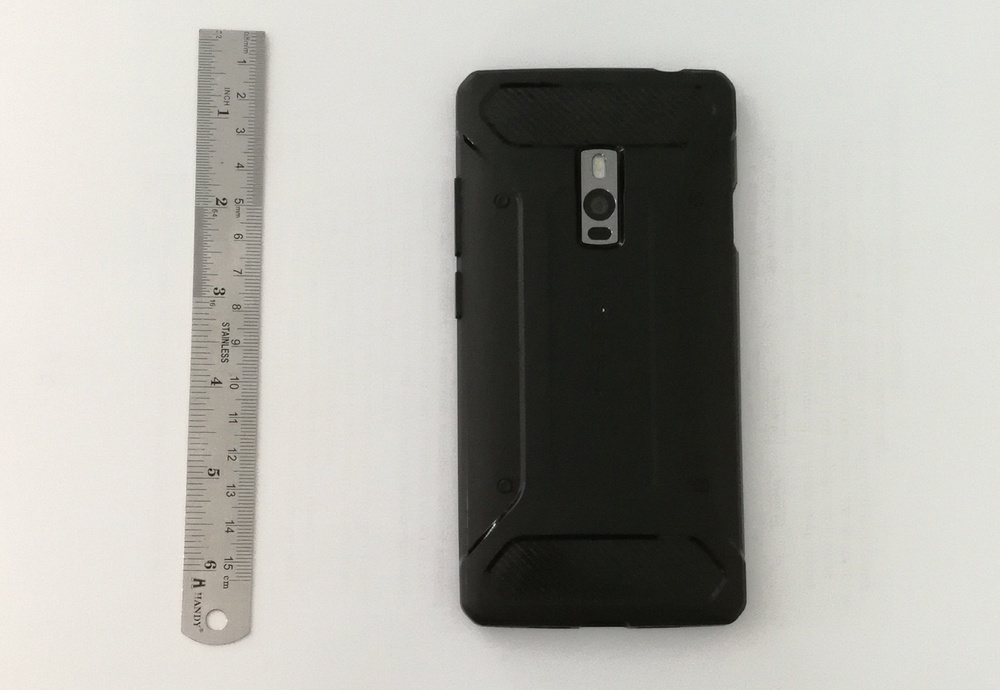
#> input picture Big.jpg, 1000 x 690 px, shrunk from 1548 x 1068 before the run
$ python TestingRefrencedObject.py
#> lines starting #> are read from the running program, lines starting #| are printed output that depends on the picture; after the words box and inside, x2 and y2 are one past the last pixel; in counts of white or black regions, pixels touching at a corner belong together
# import the necessary packages
from imutils import contours
import imutils
import cv2

images_names = ['Big.jpg', 'Medium.jpg', 'Small.jpg']
processed_images = []

def process_image():
    # Calculate the midpoint between 2 given points
    def midpoint(ptA, ptB):
        return ((ptA[0] + ptB[0]) * 0.5, (ptA[1] + ptB[1]) * 0.5)

    for image_name in images_names:
        # Load the image, convert it to grayscale, and blur it slightly
        image = cv2.imread(image_name)
#> image is the input picture: shape (690, 1000, 3); mean B, G, R 167.6, 173.4, 174.4
        gray = cv2.cvtColor(image, cv2.COLOR_BGR2GRAY)
        gray = cv2.GaussianBlur(gray, (7, 7), 0)

        # Perform edge detection, then perform a dilation & erosion to close gaps in between object edges
        edged = cv2.Canny(gray, 50, 100)
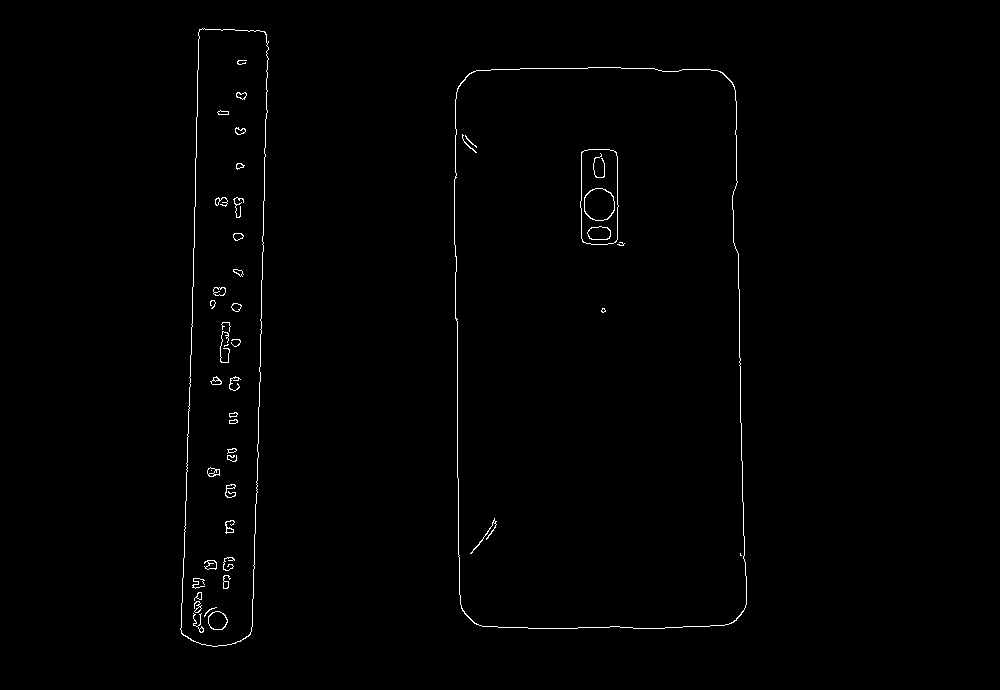
#> edged: shape (690, 1000); 0.73% white in thin lines or dots, all inside (x1, y1, x2, y2) = (180, 28, 747, 647)
        edged = cv2.dilate(edged, None, iterations=1)
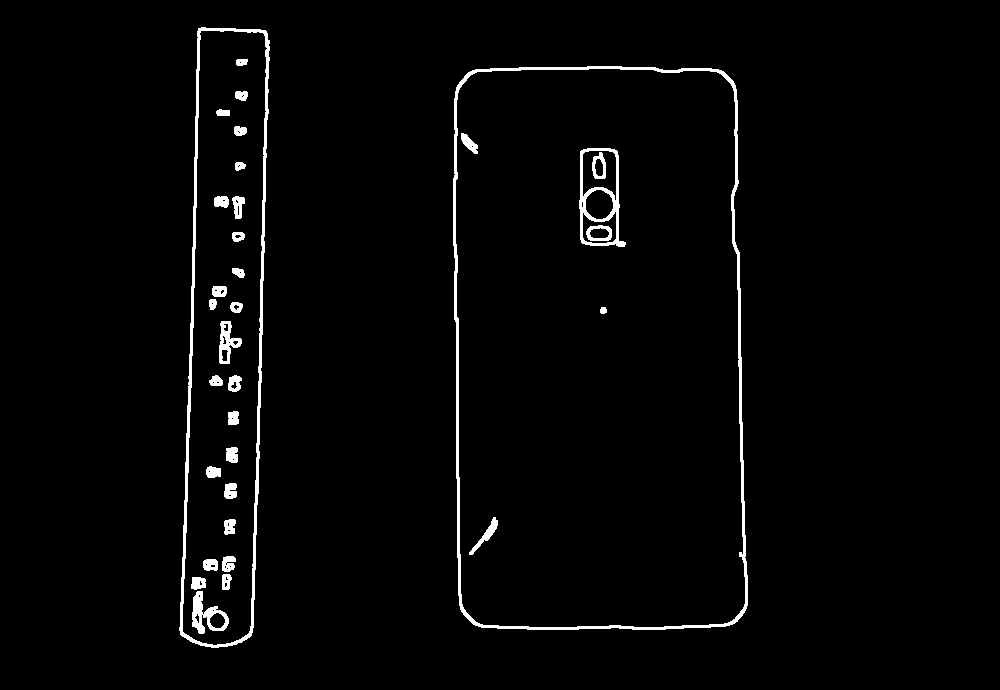
#> edged: shape (690, 1000); 2.3% white; 33 white regions, largest, box (x1, y1, x2, y2) and area: (453, 66, 748, 630) 5163, (179, 27, 270, 648) 4304, (579, 148, 626, 247) 1199
        edged = cv2.erode(edged, None, iterations=1)
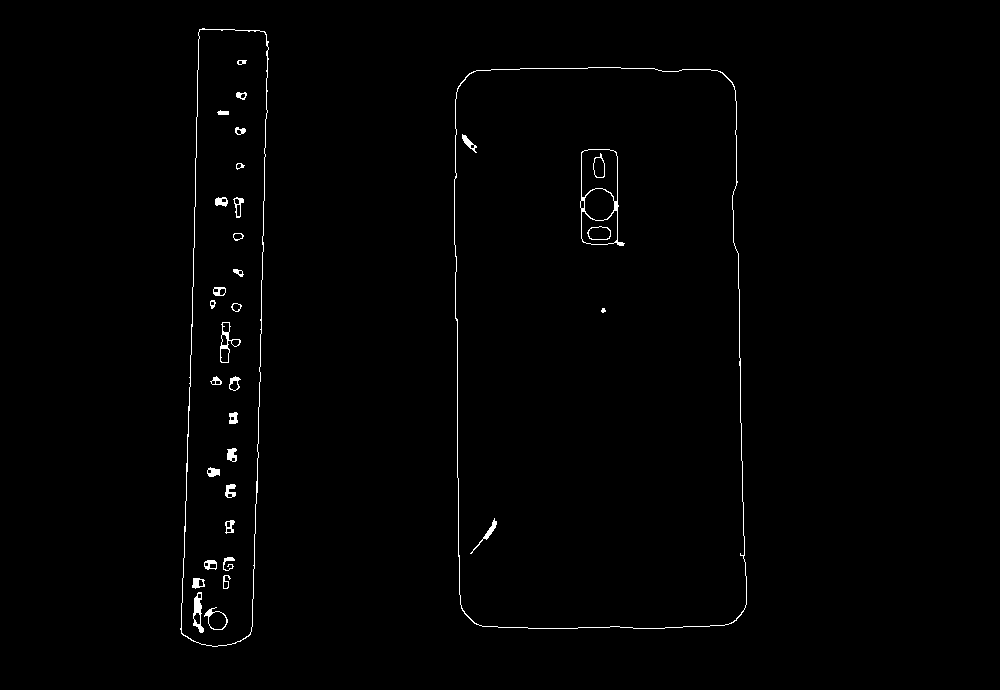
#> edged: shape (690, 1000); 0.85% white in thin lines or dots, all inside (x1, y1, x2, y2) = (180, 28, 747, 647)

        # Find contours in the edge map
        cnts = cv2.findContours(edged.copy(), cv2.RETR_EXTERNAL, cv2.CHAIN_APPROX_SIMPLE)
#> cnts = 2 contours; box (x1, y1, x2, y2) and area: (454, 67, 747, 629) 157196, (180, 28, 269, 647) 42622
        cnts = imutils.grab_contours(cnts)

        # Sort the contours from left-to-right
        (cnts, _) = contours.sort_contours(cnts)

        phoneRectangle = cnts[len(cnts)-1]
#> phoneRectangle = contour of 177 points, box (x1, y1, x2, y2) (454, 67, 747, 629), area 157196
        rollerRectangle = cnts[0]
#> rollerRectangle = contour of 170 points, box (x1, y1, x2, y2) (180, 28, 269, 647), area 42622

        # Bound the phone in a rectangle in order to calculate the phone width and height in pixels
        x1,y1,w1,h1 = cv2.boundingRect(phoneRectangle)
#> x1 = 454; y1 = 67; w1 = 293; h1 = 562
        cv2.rectangle(image, (x1,y1), (x1+w1,y1+h1), (0, 255, 0), 2)

        # Bound the ruler in a rectangle in order to calculate the ruler height in pixels
        x2,y2,w2,h2 = cv2.boundingRect(rollerRectangle)
#> x2 = 180; y2 = 28; w2 = 89; h2 = 619
        cv2.rectangle(image, (x2,y2), (x2+w2,y2+h2), (0, 255, 0), 2)

        # Calculate phone width and height in reference to the ruler height
        percentage_height = round((h1/h2)*100, 2)
#> percentage_height = 90.79
        percentage_length = round((w1/h2)*100, 2)
#> percentage_length = 47.33
        stringHeight = "Percentage of phone height from ruler height is: "+str(percentage_height)+"%"
        stringWidth = "Percentage of phone width from ruler height is: "+str(percentage_length)+"%"
        print(stringHeight)
#| Percentage of phone height from ruler height is: 90.79%
        print(stringWidth)
#| Percentage of phone width from ruler height is: 47.33%
        phoneHeight = round((percentage_height/100)*17 , 2)
#> phoneHeight = 15.43
        phoneWidth = round((percentage_length/100)*17, 2)
#> phoneWidth = 8.05
        stringHeightCm = "Phone height is: "+str(phoneHeight)+" cm"
#> stringHeightCm = 'Phone height is: 15.43 cm'
        stringWidthCm = "Phone width is: "+str(phoneWidth)+" cm"
#> stringWidthCm = 'Phone width is: 8.05 cm'
        print(stringHeightCm)
#| Phone height is: 15.43 cm
        print(stringWidthCm)
#| Phone width is: 8.05 cm

        # Phone points: top-left, top-right, bottom-left, bottom-right
        tl = (x1,y1)
#> tl = (454, 67)
        tr = (x1+w1, y1)
#> tr = (747, 67)
        bl = (x1, y1+h1)
#> bl = (454, 629)
        br = (x1+w1, y1+h1)
#> br = (747, 629)

        # Compute the midpoint between the top-left and top-right coordinates
        # Followed by the midpoint between bottom-left and bottom-right coordinates
        (tltrX, tltrY) = midpoint(tl, tr)
#> tltrX = 600.5; tltrY = 67
        (blbrX, blbrY) = midpoint(bl, br)
#> blbrX = 600.5; blbrY = 629

        # Compute the midpoint between the top-left and bottom-left coordinates,
        # Followed by the midpoint between the top-right and bottom-right
        (tlblX, tlblY) = midpoint(tl, bl)
#> tlblX = 454; tlblY = 348
        (trbrX, trbrY) = midpoint(tr, br)
#> trbrX = 747; trbrY = 348

        # Draw the midpoints on the image
        cv2.circle(image, (int(tltrX), int(tltrY)), 6, (255, 255, 255), -1)
#> image: shape (690, 1000, 3); mean B, G, R 165.1, 174.2, 171.8
        cv2.circle(image, (int(blbrX), int(blbrY)), 6, (255, 255, 255), -1)
#> image: shape (690, 1000, 3); mean B, G, R 165.1, 174.2, 171.8
        cv2.circle(image, (int(tlblX), int(tlblY)), 6, (255, 255, 255), -1)
#> image: shape (690, 1000, 3); mean B, G, R 165.1, 174.2, 171.8
        cv2.circle(image, (int(trbrX), int(trbrY)), 6, (255, 255, 255), -1)
#> image: shape (690, 1000, 3); mean B, G, R 165.1, 174.3, 171.9

        # Draw lines between the midpoints
        cv2.line(image, (int(tltrX), int(tltrY+4)), (int(blbrX), int(blbrY-4)), (0, 0, 255), 2)
        cv2.line(image, (int(tlblX+4), int(tlblY)), (int(trbrX-4), int(trbrY)), (255, 0, 0), 2)

        # Draw the object sizes on the image
        # Draw phone height
        cv2.putText(image, "{:.2f}cm".format(phoneHeight), (int(tltrX - 30), int(tltrY - 10)), cv2.FONT_ITALIC, 0.65, (0, 0, 255), 2)
        # Draw phone width
        cv2.putText(image, "{:.2f}cm".format(phoneWidth), (int(trbrX + 10), int(trbrY+5)), cv2.FONT_ITALIC, 0.65, (255, 0, 0), 2)
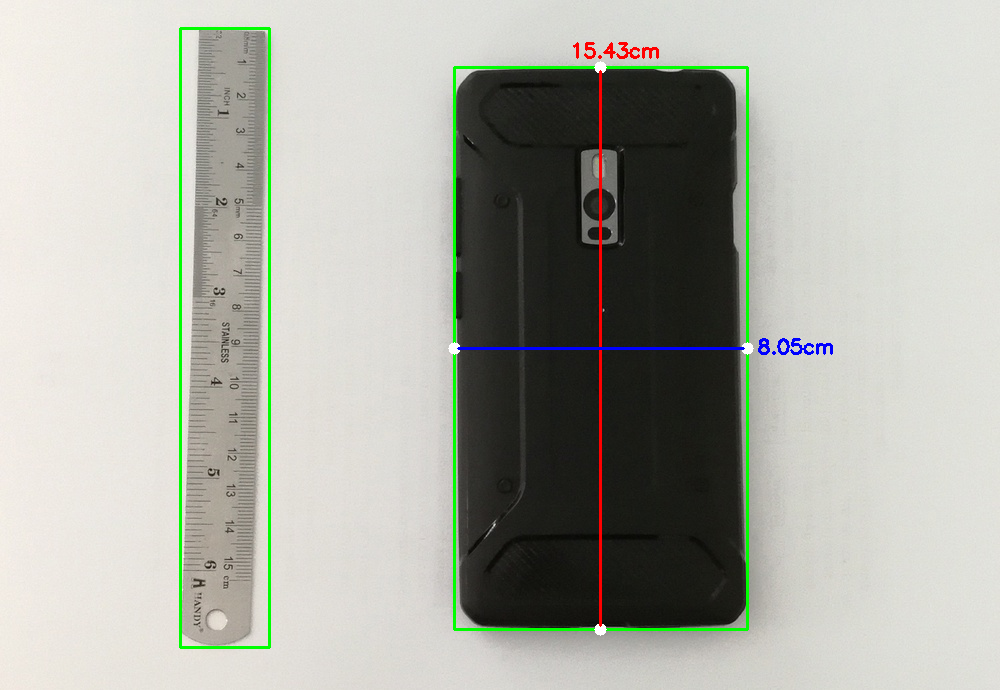
#> image: shape (690, 1000, 3); mean B, G, R 165.2, 173.8, 172.2

        # Add processed image to processed images list
        processed_images.append(image)
#> pass 2 of the loop in process_image, `for image_name in images_names:`:
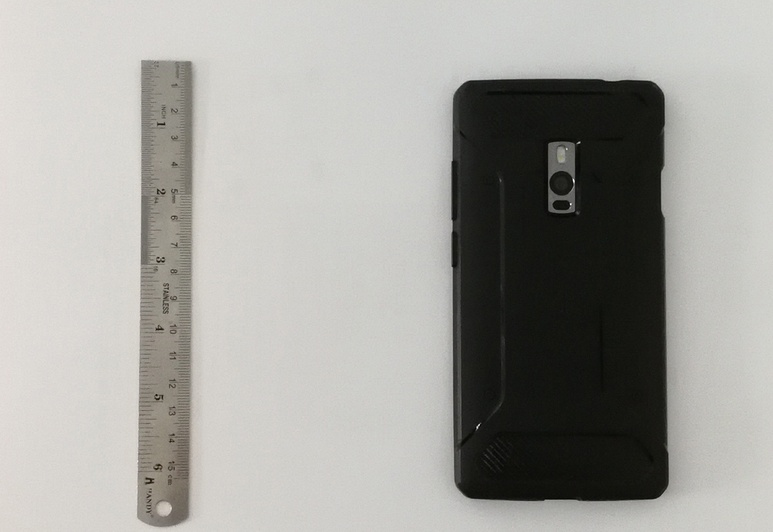
#> input picture Medium.jpg, 773 x 532 px, shrunk from 1196 x 824 before the run
#> in process_image, image is the input picture: shape (532, 773, 3); mean B, G, R 157.7, 162.3, 163.1
#> in process_image, `edged = cv2.erode(edged, None, iterations=1)`:
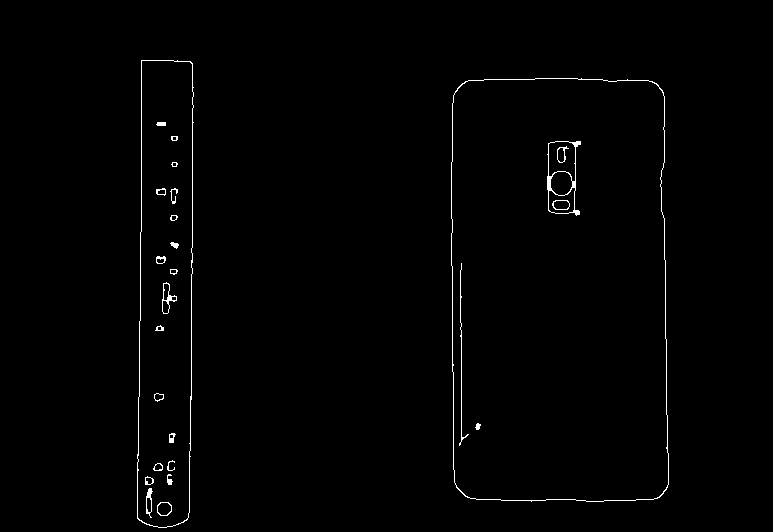
#> edged: shape (532, 773); 0.93% white in thin lines or dots, all inside (x1, y1, x2, y2) = (137, 60, 669, 528)
#> cnts = 2 contours; box (x1, y1, x2, y2) and area: (451, 78, 669, 502) 89042, (137, 60, 194, 528) 23880
#> phoneRectangle = contour of 129 points, box (x1, y1, x2, y2) (451, 78, 669, 502), area 89042
#> rollerRectangle = contour of 83 points, box (x1, y1, x2, y2) (137, 60, 194, 528), area 23880
#> x1 = 451; y1 = 78; w1 = 218; h1 = 424
#> x2 = 137; y2 = 60; w2 = 57; h2 = 468
#> percentage_height = 90.6
#> percentage_length = 46.58
#| Percentage of phone height from ruler height is: 90.6%
#| Percentage of phone width from ruler height is: 46.58%
#> phoneHeight = 15.4
#> phoneWidth = 7.92
#> stringHeightCm = 'Phone height is: 15.4 cm'
#> stringWidthCm = 'Phone width is: 7.92 cm'
#| Phone height is: 15.4 cm
#| Phone width is: 7.92 cm
#> tl = (451, 78)
#> tr = (669, 78)
#> bl = (451, 502)
#> br = (669, 502)
#> tltrX = 560; tltrY = 78
#> blbrX = 560; blbrY = 502
#> tlblX = 451; tlblY = 290
#> trbrX = 669; trbrY = 290
#> in process_image, `cv2.putText(image, "{:.2f}cm".format(phoneWidth), (int(trbrX + 10), in..`:
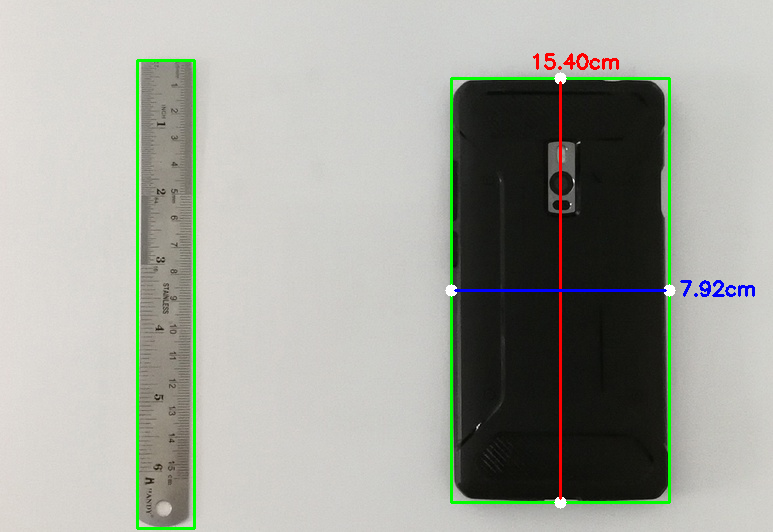
#> image: shape (532, 773, 3); mean B, G, R 155.1, 163.1, 160.8
#> pass 3 of the loop in process_image, `for image_name in images_names:`:
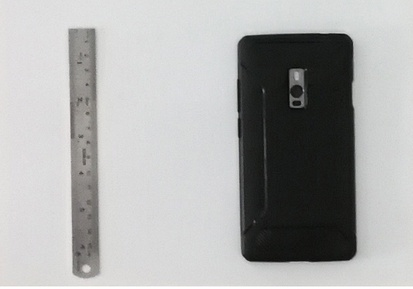
#> input picture Small.jpg, 413 x 289 px, shrunk from 640 x 448 before the run
#> in process_image, image is the input picture: shape (289, 413, 3); mean B, G, R 169.5, 170.3, 169.8
#> in process_image, `edged = cv2.erode(edged, None, iterations=1)`:
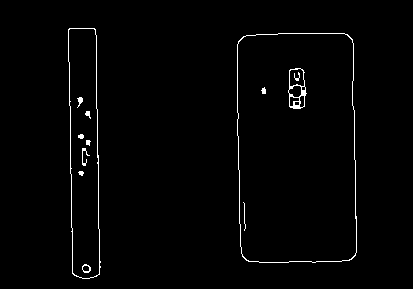
#> edged: shape (289, 413); 1.5% white in thin lines or dots, all inside (x1, y1, x2, y2) = (68, 28, 357, 279)
#> cnts = 2 contours; box (x1, y1, x2, y2) and area: (237, 33, 357, 263) 26307, (68, 28, 101, 279) 6756
#> phoneRectangle = contour of 60 points, box (x1, y1, x2, y2) (237, 33, 357, 263), area 26307
#> rollerRectangle = contour of 46 points, box (x1, y1, x2, y2) (68, 28, 101, 279), area 6756
#> x1 = 237; y1 = 33; w1 = 120; h1 = 230
#> x2 = 68; y2 = 28; w2 = 33; h2 = 251
#> percentage_height = 91.63
#> percentage_length = 47.81
#| Percentage of phone height from ruler height is: 91.63%
#| Percentage of phone width from ruler height is: 47.81%
#> phoneHeight = 15.58
#> phoneWidth = 8.13
#> stringHeightCm = 'Phone height is: 15.58 cm'
#> stringWidthCm = 'Phone width is: 8.13 cm'
#| Phone height is: 15.58 cm
#| Phone width is: 8.13 cm
#> tl = (237, 33)
#> tr = (357, 33)
#> bl = (237, 263)
#> br = (357, 263)
#> tltrX = 297; tltrY = 33
#> blbrX = 297; blbrY = 263
#> tlblX = 237; tlblY = 148
#> trbrX = 357; trbrY = 148
#> in process_image, `cv2.putText(image, "{:.2f}cm".format(phoneWidth), (int(trbrX + 10), in..`:
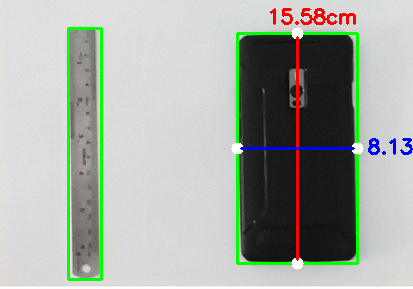
#> image: shape (289, 413, 3); mean B, G, R 163.6, 170.8, 165.2

if __name__ == "__main__":
    process_image()
    # Show the output images
    cv2.imshow("Big Picture: Phone Width & Height", processed_images[0])
    cv2.imshow("Medium Picture: Phone Width & Height", processed_images[1])
    cv2.imshow("Small Picture: Phone Width & Height", processed_images[2])
    cv2.waitKey(0)
